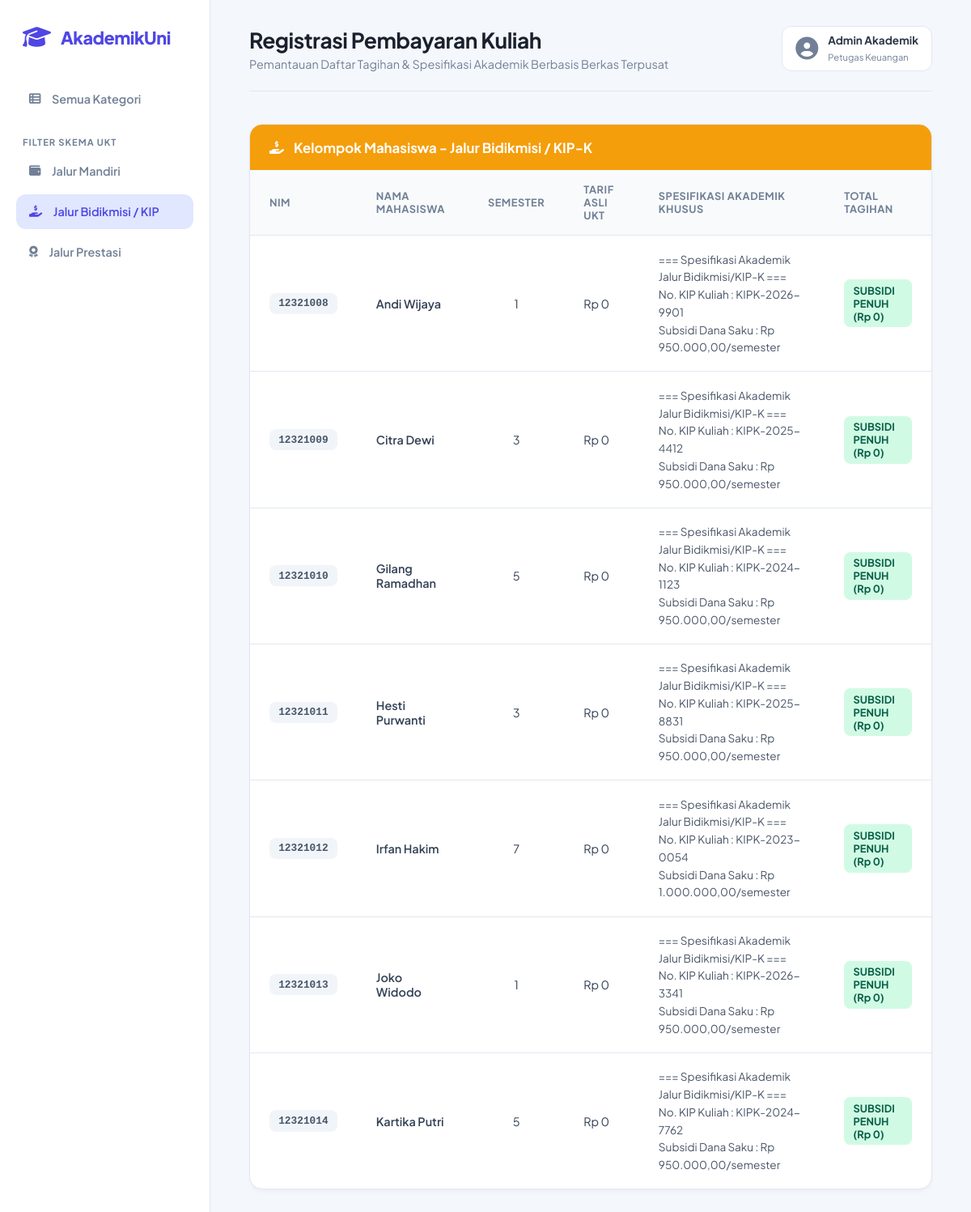
Page /index.php?category=bidikmisi on the committed database.
### tables this page shows
CREATE TABLE `tabel_mahasiswa` (
  `id_mahasiswa` int NOT NULL,
  `nama_mahasiswa` varchar(100) NOT NULL,
  `nim` varchar(15) NOT NULL,
  `semester` int NOT NULL,
  `tarif_ukt_nominal` decimal(12,2) NOT NULL,
  `jenis_pembiayaan` enum('Mandiri','Bidikmisi','Prestasi') NOT NULL,
  `golongan_ukt` varchar(10) DEFAULT NULL,
  `nama_wali` varchar(100) DEFAULT NULL,
  `nomor_kip_kuliah` varchar(50) DEFAULT NULL,
  `dana_saku_subsidi` decimal(12,2) DEFAULT NULL,
  `nama_instansi_beasiswa` varchar(100) DEFAULT NULL,
  `minimal_ipk_syarat` decimal(3,2) DEFAULT NULL
);

### Mahasiswa.php (called while the page is built, shortened)
<?php
abstract class Mahasiswa {
    protected string $nama_mahasiswa;
    protected string $nim;
    protected int $semester;
    public function __construct(int $id, string $nama, string $nim, int $semester, float $ukt) {
        $this->nama_mahasiswa = $nama;
        $this->nim = $nim;
        $this->semester = $semester;
    }
    public function getNamaMahasiswa(): string { return $this->nama_mahasiswa; }
    public function getNim(): string { return $this->nim; }
    public function getSemester(): int { return $this->semester; }
}

### index.php (the view, shortened to what this page needs)
<?php
require_once 'MahasiswaBidikmisi.php';
$database = new Database();
$db = $database->getConnection();
$query = "SELECT * FROM tabel_mahasiswa ORDER BY jenis_pembiayaan ASC, nama_mahasiswa ASC";
$stmt = $db->prepare($query);
$stmt->execute();
$rows = $stmt->fetchAll();
$daftarMandiri = [];
$daftarBidikmisi = [];
$daftarPrestasi = [];
foreach ($rows as $row) {
    if ($row->jenis_pembiayaan === 'Mandiri') {
        $daftarMandiri[] = new MahasiswaMandiri(
            $row->id_mahasiswa, $row->nama_mahasiswa, $row->nim, $row->semester, $row->tarif_ukt_nominal,
            $row->golongan_ukt, $row->nama_wali
        );
    } elseif ($row->jenis_pembiayaan === 'Bidikmisi') {
        $daftarBidikmisi[] = new MahasiswaBidikmisi(
            $row->id_mahasiswa, $row->nama_mahasiswa, $row->nim, $row->semester, $row->tarif_ukt_nominal,
            $row->nomor_kip_kuliah, $row->dana_saku_subsidi
        );
    } elseif ($row->jenis_pembiayaan === 'Prestasi') {
        $daftarPrestasi[] = new MahasiswaPrestasi(
            $row->id_mahasiswa, $row->nama_mahasiswa, $row->nim, $row->semester, $row->tarif_ukt_nominal,
            $row->nama_instansi_beasiswa, $row->minimal_ipk_syarat
        );
    }
}
$category = isset($_GET['category']) ? $_GET['category'] : 'all';
?>
<!DOCTYPE html>
<html lang="id">
<head>
    <link rel="stylesheet" href="style.css">
    <link rel="stylesheet" href="https://cdnjs.cloudflare.com/ajax/libs/font-awesome/6.4.0/css/all.min.css">
</head>
<body>
    <div class="sidebar">
        <div class="sidebar-brand">
            <i class="fa-solid fa-graduation-cap"></i>
            <h2>AkademikUni</h2>
        </div>
        <ul class="sidebar-menu">
            <li>
                <a href="index.php?category=all" class="<?php echo $category === 'all' ? 'active' : ''; ?>">
                    <i class="fa-solid fa-table-list"></i> <span>Semua Kategori</span>
                </a>
            </li>
            <li class="menu-divider">Filter Skema UKT</li>
            <li>
                <a href="index.php?category=mandiri" class="<?php echo $category === 'mandiri' ? 'active' : ''; ?>">
                    <i class="fa-solid fa-wallet"></i> <span>Jalur Mandiri</span>
                </a>
            </li>
            <li>
                <a href="index.php?category=bidikmisi" class="<?php echo $category === 'bidikmisi' ? 'active' : ''; ?>">
                    <i class="fa-solid fa-hand-holding-dollar"></i> <span>Jalur Bidikmisi / KIP</span>
                </a>
            </li>
            <li>
                <a href="index.php?category=prestasi" class="<?php echo $category === 'prestasi' ? 'active' : ''; ?>">
                    <i class="fa-solid fa-award"></i> <span>Jalur Prestasi</span>
                </a>
            </li>
        </ul>
    </div>
    <div class="main-content">
        <header>
            <div class="header-title">
                <h1>Registrasi Pembayaran Kuliah</h1>
                <p>Pemantauan Daftar Tagihan & Spesifikasi Akademik Berbasis Berkas Terpusat</p>
            </div>
            <div class="user-wrapper">
                <i class="fa-solid fa-circle-user"></i>
                <div>
                    <h4>Admin Akademik</h4>
                    <small>Petugas Keuangan</small>
                </div>
            </div>
        </header>
        <main>
            <?php if ($category === 'all' || $category === 'bidikmisi'): ?>
            <div class="card-section">
                <div class="section-header sh-bidikmisi">
                    <i class="fa-solid fa-hand-holding-dollar"></i>
                    <h2>Kelompok Mahasiswa - Jalur Bidikmisi / KIP-K</h2>
                </div>
                <div class="table-responsive">
                    <table>
                        <thead>
                            <tr>
                                <th>NIM</th>
                                <th>Nama Mahasiswa</th>
                                <th class="text-center">Semester</th>
                                <th>Tarif Asli UKT</th>
                                <th>Spesifikasi Akademik Khusus</th>
                                <th>Total Tagihan</th>
                            </tr>
                        </thead>
                        <tbody>
                            <?php if (empty($daftarBidikmisi)): ?>
                                <tr><td colspan="6" class="text-center">Tidak ada data mahasiswa Bidikmisi.</td></tr>
                            <?php else: ?>
                                <?php foreach ($daftarBidikmisi as $mhs): ?>
                                <tr>
                                    <td><span class="badge badge-nim"><?php echo $mhs->getNim(); ?></span></td>
                                    <td class="font-semibold"><?php echo $mhs->getNamaMahasiswa(); ?></td>
                                    <td class="text-center"><?php echo $mhs->getSemester(); ?></td>
                                    <td>Rp 0</td>
                                    <td class="spec-col"><?php $mhs->tampilkanSpesifikasiAkademik(); ?></td>
                                    <td><span class="badge badge-success">SUBSIDI PENUH (Rp 0)</span></td>
                                </tr>
                                <?php endforeach; ?>
                            <?php endif; ?>
                        </tbody>
                    </table>
                </div>
            </div>
            <?php endif; ?>
        </main>
    </div>
</body>
</html>

### MahasiswaBidikmisi.php (shortened to what this page needs)
<?php
require_once 'Mahasiswa.php';
class MahasiswaBidikmisi extends Mahasiswa {
    private string $nomorKipKuliah;
    private float $danaSakuSubsidi;
    public function __construct(int $id, string $nama, string $nim, int $semester, float $ukt, string $nomorKipKuliah, float $danaSakuSubsidi) {
        $this->nomorKipKuliah = $nomorKipKuliah;
        $this->danaSakuSubsidi = $danaSakuSubsidi;
    }
    public function tampilkanSpesifikasiAkademik(): void {
        echo "=== Spesifikasi Akademik Jalur Bidikmisi/KIP-K ===<br>";
        echo "No. KIP Kuliah    : " . $this->nomorKipKuliah . "<br>";
        echo "Subsidi Dana Saku : Rp " . number_format($this->danaSakuSubsidi, 2, ',', '.') . "/semester<br>";
    }
}

### style.css (style rules this page uses)
:root { --bg-body: #f4f7fc; --bg-sidebar: #ffffff; --text-main: #2d3748; --text-muted: #718096; --primary: #4f46e5; --primary-light: #e0e7ff; --success: #10b981; --success-light: #d1fae5; --success-dark: #065f46; --border-color: #e2e8f0; --card-bg: #ffffff; --mandiri-color: #0284c7; --bidikmisi-color: #f59e0b; --prestasi-color: #8b5cf6; }
* { margin: 0; padding: 0; box-sizing: border-box; font-family: "Plus Jakarta Sans", sans-serif; }
body { background-color: var(--bg-body); color: var(--text-main); display: flex; min-height: 100vh; }
.sidebar { width: 260px; background-color: var(--bg-sidebar); border-right: 1px solid var(--border-color); position: fixed; height: 100%; left: 0; top: 0; padding: 2rem 1.25rem; display: flex; flex-direction: column; z-index: 100; }
.sidebar-brand { display: flex; align-items: center; gap: 0.75rem; color: var(--primary); margin-bottom: 2.5rem; padding-left: 0.5rem; }
.sidebar-brand i { font-size: 1.75rem; }
.sidebar-brand h2 { font-size: 1.35rem; font-weight: 800; letter-spacing: -0.5px; }
.sidebar-menu { list-style: none; }
.sidebar-menu li { margin-bottom: 0.4rem; }
.sidebar-menu .menu-divider { font-size: 0.7rem; font-weight: 700; color: var(--text-muted); text-transform: uppercase; letter-spacing: 1px; margin: 1.5rem 0 0.5rem 0.5rem; }
.sidebar-menu a { display: flex; align-items: center; gap: 0.85rem; color: var(--text-muted); text-decoration: none; padding: 0.8rem 1rem; border-radius: 12px; font-weight: 600; font-size: 0.9rem; transition: all 0.2s ease; }
.sidebar-menu a.active { background-color: var(--primary-light); color: var(--primary); }
.main-content { margin-left: 260px; width: calc(100% - 260px); padding: 2rem 3rem; }
header { display: flex; justify-content: space-between; align-items: center; margin-bottom: 2.5rem; border-bottom: 1px solid var(--border-color); padding-bottom: 1.5rem; }
.header-title h1 { font-size: 1.65rem; font-weight: 700; letter-spacing: -0.5px; color: #1a202c; margin-bottom: 0.25rem; }
.header-title p { color: var(--text-muted); font-size: 0.9rem; }
.user-wrapper { display: flex; align-items: center; gap: 0.75rem; background: var(--card-bg); padding: 0.5rem 1rem; border-radius: 12px; border: 1px solid var(--border-color); }
.user-wrapper i { font-size: 1.75rem; color: var(--text-muted); }
.user-wrapper h4 { font-size: 0.85rem; font-weight: 700; }
.user-wrapper small { color: var(--text-muted); font-size: 0.7rem; }
.card-section { background-color: var(--card-bg); border-radius: 16px; border: 1px solid var(--border-color); box-shadow: 0 4px 6px -1px rgba(0, 0, 0, 0.03), 0 2px 4px -1px rgba(0, 0, 0, 0.02); margin-bottom: 2.5rem; overflow: hidden; }
.section-header { display: flex; align-items: center; gap: 0.75rem; padding: 1.1rem 1.5rem; color: #ffffff; }
.sh-bidikmisi { background-color: var(--bidikmisi-color); }
.section-header h2 { font-size: 1.05rem; font-weight: 700; }
.table-responsive { overflow-x: auto; }
table { width: 100%; border-collapse: collapse; text-align: left; }
th { background-color: #f8fafc; color: var(--text-muted); padding: 1rem 1.5rem; font-size: 0.8rem; font-weight: 700; text-transform: uppercase; letter-spacing: 0.5px; border-bottom: 1px solid var(--border-color); }
td { padding: 1.15rem 1.5rem; border-bottom: 1px solid var(--border-color); font-size: 0.9rem; color: #334155; }
tr:last-child td { border-bottom: none; }
.badge { padding: 0.35rem 0.7rem; border-radius: 8px; font-size: 0.8rem; font-weight: 700; display: inline-block; }
.badge-nim { background-color: #f1f5f9; color: #475569; font-family: "Courier New", Courier, monospace; }
.badge-success { background-color: var(--success-light); color: var(--success-dark); }
.font-semibold { font-weight: 600; }
.text-center { text-align: center; }
.spec-col { font-size: 0.85rem; color: #4a5568; line-height: 1.6; }

### rows in the picture
tabel_mahasiswa: nim "12321008", nama_mahasiswa "Andi Wijaya", semester "1", nomor_kip_kuliah "KIPK-2026-9901", dana_saku_subsidi "950.000,00"
tabel_mahasiswa: nim "12321009", nama_mahasiswa "Citra Dewi", semester "3", nomor_kip_kuliah "KIPK-2025-4412", dana_saku_subsidi "950.000,00"
tabel_mahasiswa: nim "12321010", nama_mahasiswa "Gilang Ramadhan", semester "5", nomor_kip_kuliah "KIPK-2024-1123", dana_saku_subsidi "950.000,00"
tabel_mahasiswa: nim "12321011", nama_mahasiswa "Hesti Purwanti", semester "3", nomor_kip_kuliah "KIPK-2025-8831", dana_saku_subsidi "950.000,00"
tabel_mahasiswa: nim "12321012", nama_mahasiswa "Irfan Hakim", semester "7", nomor_kip_kuliah "KIPK-2023-0054", dana_saku_subsidi "1.000.000,00"
tabel_mahasiswa: nim "12321013", nama_mahasiswa "Joko Widodo", semester "1", nomor_kip_kuliah "KIPK-2026-3341", dana_saku_subsidi "950.000,00"
tabel_mahasiswa: nim "12321014", nama_mahasiswa "Kartika Putri", semester "5", nomor_kip_kuliah "KIPK-2024-7762", dana_saku_subsidi "950.000,00"
